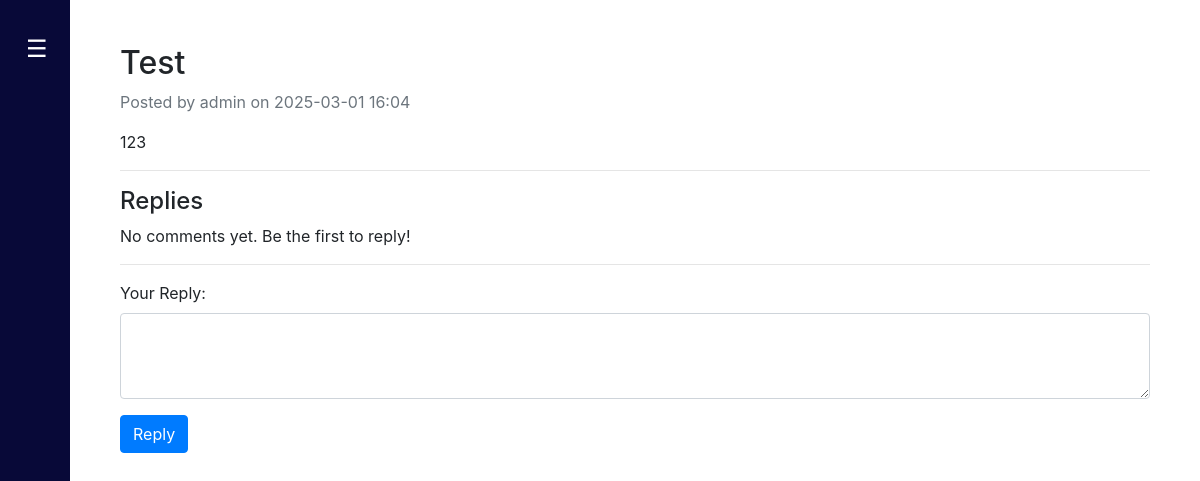
The app's page /forums/2 (signed in), older data.
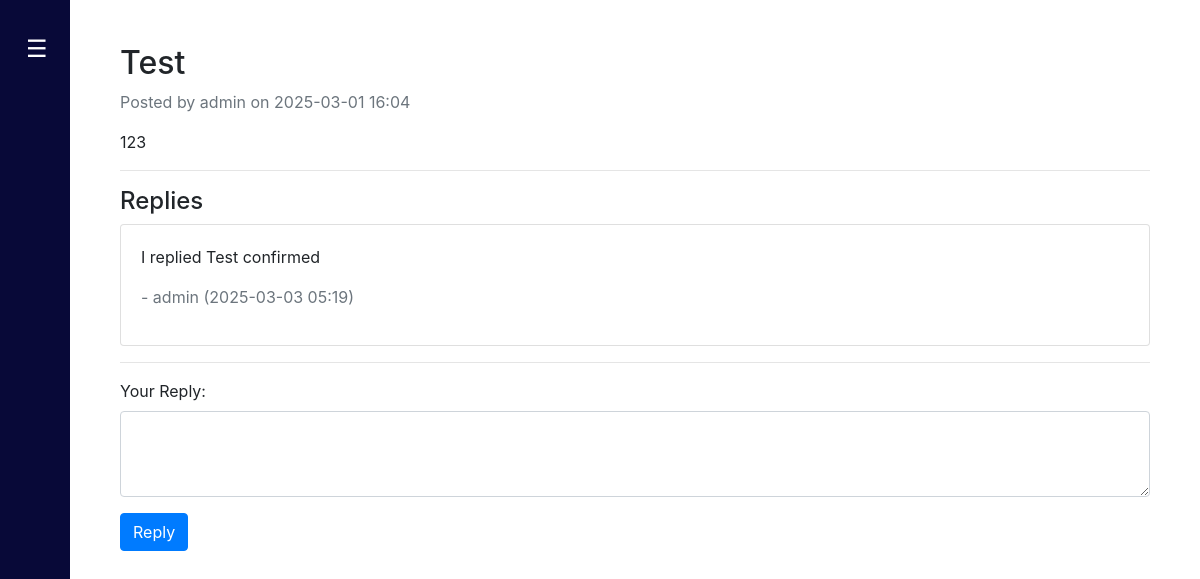
The same page, newer data.
### Website/models.py (models this page shows, shortened)
class ForumComment(db.Model):
    id = db.Column(db.Integer, primary_key=True)
    content = db.Column(db.Text, nullable=False)
    created_at = db.Column(db.DateTime, default=db.func.current_timestamp())
    user_id = db.Column(db.Integer, db.ForeignKey('user.id'), nullable=False)
    post_id = db.Column(db.Integer, db.ForeignKey('forum_post.id'), nullable=False)
    user = db.relationship('User', backref='forum_comments')

class User(db.Model, UserMixin):
    id = db.Column(db.Integer, primary_key=True)
    email = db.Column(db.String(150), unique=True, nullable=False)
    firstName = db.Column(db.String(150), nullable=False)  # For first name
    password = db.Column(db.String(150), nullable=False)  # For storing password hash
    is_admin = db.Column(db.Boolean, default=False)  # Optional: for admin flag

### Website/views.py (the view, shortened to what this page needs)
@views.route('/forums/<int:post_id>', methods=['GET', 'POST'])
@login_required
def forum_post(post_id):
    post = ForumPost.query.get_or_404(post_id)
    comments = ForumComment.query.filter_by(post_id=post.id).order_by(ForumComment.created_at).all()
    return render_template("forum_post.html", post=post, comments=comments, user=current_user)

### Website/templates/forum_post.html (shortened to what this page needs)
{% extends "base.html" %}
{% block content %}
<div class="container mt-4">
    <h2>{{ post.title }}</h2>
    <p class="text-muted">Posted by {{ post.user.firstName }} on {{ post.created_at.strftime('%Y-%m-%d %H:%M') }}</p>
    <p>{{ post.content }}</p>
    <hr>
    <h4>Replies</h4>
    <div class="comments">
        {% for comment in comments %}
        <div class="card my-2">
            <div class="card-body">
                <p class="card-text">{{ comment.content }}</p>
                <p class="text-muted">- {{ comment.user.firstName }} ({{ comment.created_at.strftime('%Y-%m-%d %H:%M') }})</p>
            </div>
        </div>
        {% else %}
        <p>No comments yet. Be the first to reply!</p>
        {% endfor %}
    </div>
    <hr>
    {% if user.is_authenticated %}
    <form method="POST">
        <div class="form-group">
            <label for="content">Your Reply:</label>
            <textarea class="form-control" id="content" name="content" rows="3" required></textarea>
        </div>
        <button type="submit" class="btn btn-primary">Reply</button>
    </form>
    {% else %}
    <p class="text-center">You need to <a href="{{ url_for('auth.login') }}">log in</a> to reply.</p>
    {% endif %}
</div>
{% endblock %}

Row changes from the older to the newer data that the page shows:
added ForumComment: content "I replied Test confirmed", user.firstName "admin", created_at "2025-03-03 05:19"
Text that changed along with them:
text no longer shown: "No comments yet. Be the first to reply!"
